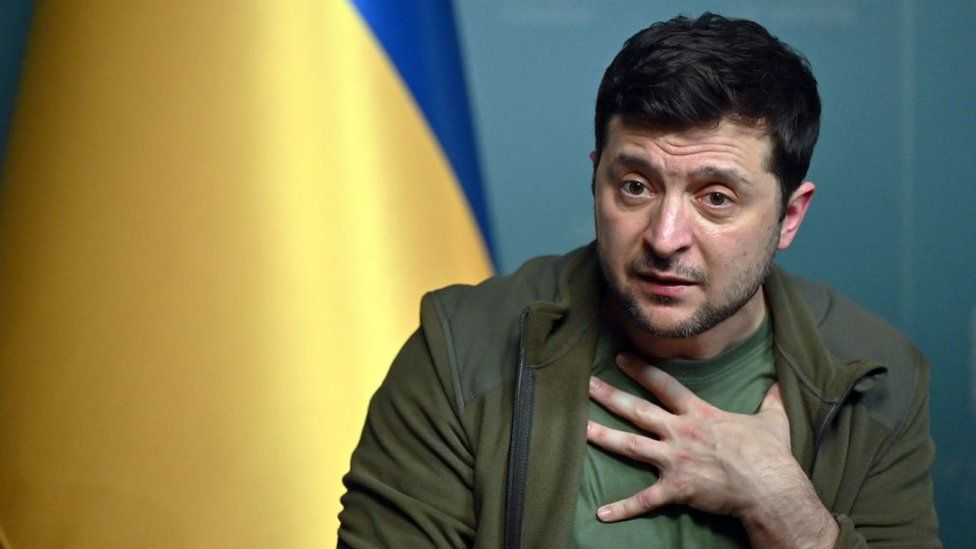
#> input picture lesson_9/data/zelensky.jpg, 976 x 549 px
$ jupyter execute IntegralImage.ipynb
#> lines starting #> are read from the running program, lines starting #| are printed output that depends on the picture; long printed decimals are rounded
### Integral Image

Integral image is an extremely useful concept when we are facing the problem of summing up (rectangular) image regions (in pixel or in feature domain). In this notebook, we are going to show how to copmpute the integral image. In addition, we are going to measure the time for building a matrix holding the regional sums and compare the classical approach with the integral image approach.

[cell 1]
import cv2
import numpy as np
from time import perf_counter
from matplotlib import pyplot as plt
plt.rcParams['figure.figsize'] = [15, 10]

Let's load an example image.

[cell 2]
img = cv2.imread('./data/zelensky.jpg')
#> img is the input picture: shape (549, 976, 3); mean B, G, R 83.5, 117.4, 121.9
img = cv2.cvtColor(img, cv2.COLOR_BGR2GRAY)
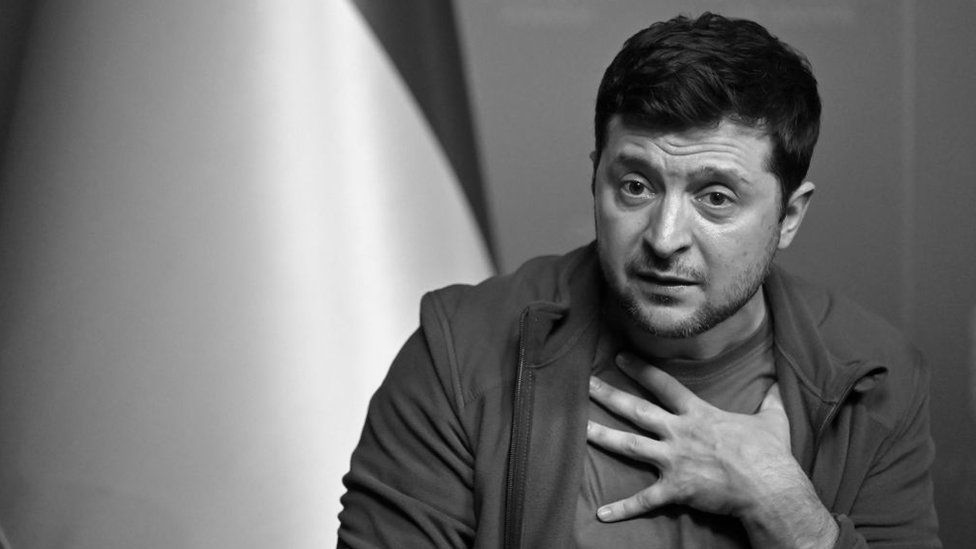
#> img: shape (549, 976); min 0, max 247, mean 114.9
plt.imshow(img, cmap='gray')
img = img/255

### Regional Sums

In face detection, computing the regional pixel sums (for evaluating the Haar basis functions) is a crucial step. For this example, we are now going to huild the sum matrix using a 15x15 sliding window. For the sake of simplicity, we won't bother with the border areas.

[cell 3]
rows, cols = img.shape
#> rows = 549; cols = 976
win = 15
sums = np.zeros((rows, cols))

# Start the computation
start = perf_counter()
# Sliding window
for r in range(win, rows-win-1):
    for c in range(win, cols-win-1):
        # Sum of pixel under the curren window
        sums[r, c] = np.sum(img[r-win:r+win+1, c-win:c+win+1])
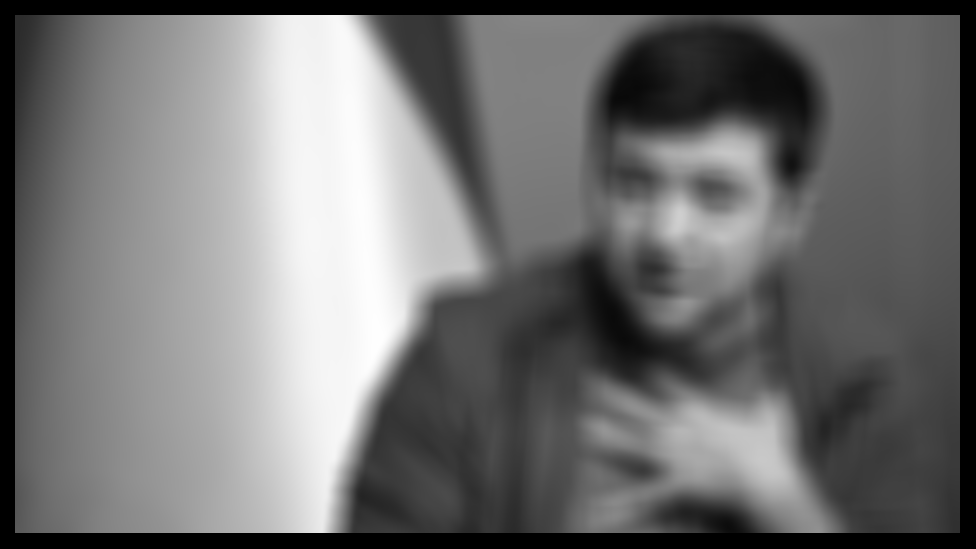
#> sums: shape (549, 976) float64; min 0, max 906.3, mean 402.6; drawn with min black and max white
# Elapsed time for building the matrix of regional sums
elapsed = perf_counter() - start
print('Elapsed time:', elapsed)

### Integral Image

As we see above, building the sum matrix using the sliding window approach is quite slow. In fact, it is prohibitevly slow for real-time applications. Fortunately, we can make use of the integral image. Let's first build the integral image and then use it to build the matrix of regional sums.

[cell 4]
sums_int_img = np.zeros((rows, cols))

start = perf_counter()
# Build integral image
int_img = img.cumsum(axis=0).cumsum(axis=1)
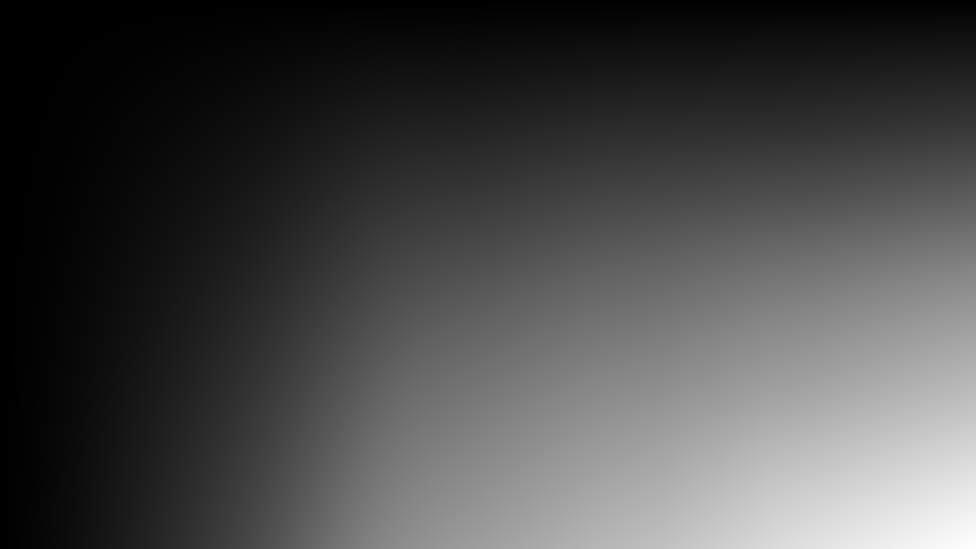
#> int_img: shape (549, 976) float64; min 0.18, max 241359.2, mean 68855.8; drawn with min black and max white
# Sliding window
for r in range(win, rows-win-1):
    for c in range(win, cols-win-1):
        # Summation of only 4 elements
        sums_int_img[r, c] = int_img[r+win, c+win] - \
                             int_img[r+win, c-win-1] - \
                             int_img[r-win-1, c+win] + \
                             int_img[r-win-1, c-win-1]

elapsed = perf_counter() - start
print('Elapsed time:', elapsed)

By using the integral image the computation time has decreased 4 times! Not bad, but can we do better? We know that python is not extremely efficient when it comes to loops. Therefore, can we get (somehow) rid of them?

The asnwer is that we can. We can obtain the same results but first adjusting the regional matrices (A. B, C, D) by rolling their axes. Afterwards, the calculation of the matrix of regional sums is just a summation of four matrices.

[cell 5]
start = perf_counter()
# Build integral image
int_img = img.cumsum(axis=0).cumsum(axis=1)
# Build matrices for A, B, C and D regions (by axis rolling)
# Note: positive shift parameter rolls to the left,
# therefore the signs are inverted when compared to the loop above
A = np.roll(np.roll(int_img, win+1, axis=0), win+1, axis=1)
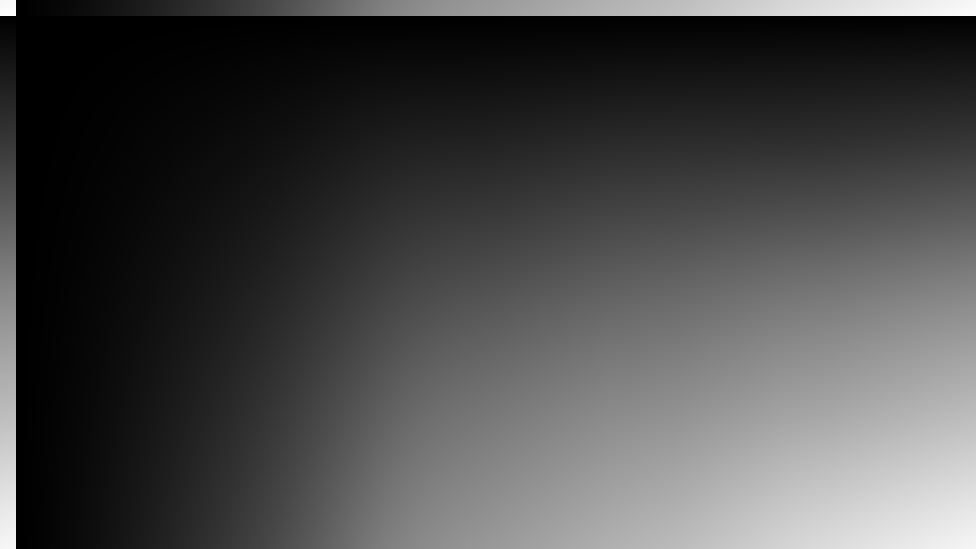
#> A: shape (549, 976) float64; min 0.18, max 241359.2, mean 68855.8; drawn with min black and max white
B = np.roll(np.roll(int_img, win+1, axis=0), -win, axis=1)
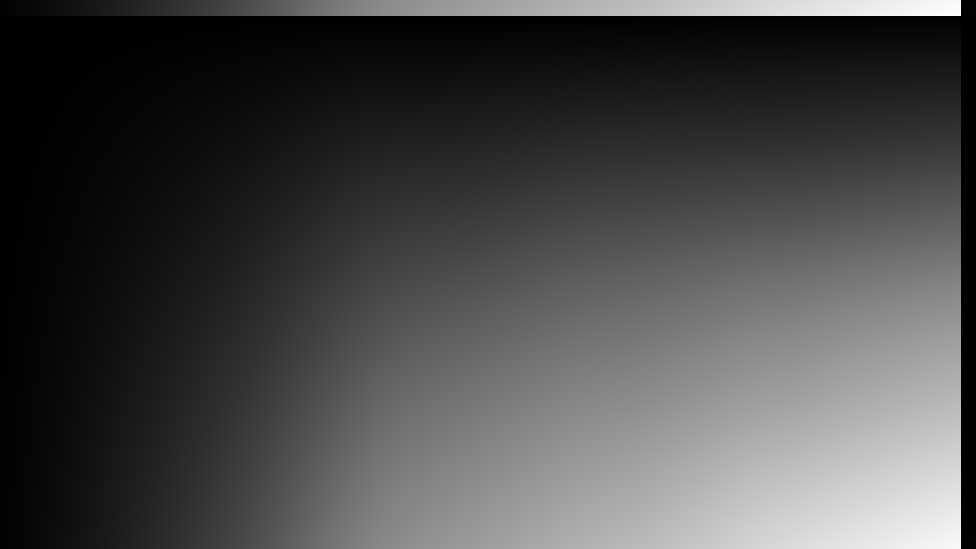
#> B: shape (549, 976) float64; min 0.18, max 241359.2, mean 68855.8; drawn with min black and max white
C = np.roll(np.roll(int_img, -win, axis=0), win+1, axis=1)
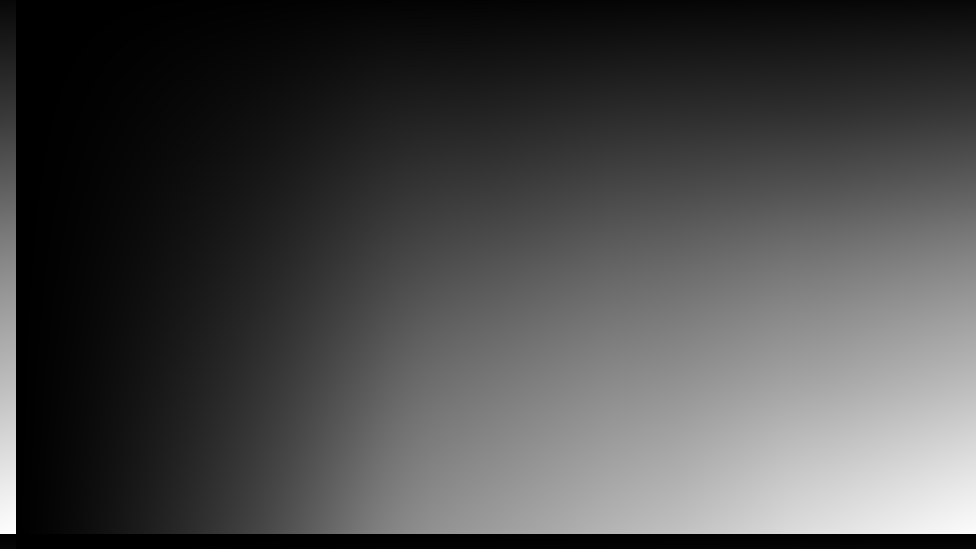
#> C: shape (549, 976) float64; min 0.18, max 241359.2, mean 68855.8; drawn with min black and max white
D = np.roll(np.roll(int_img, -win, axis=0), -win, axis=1)
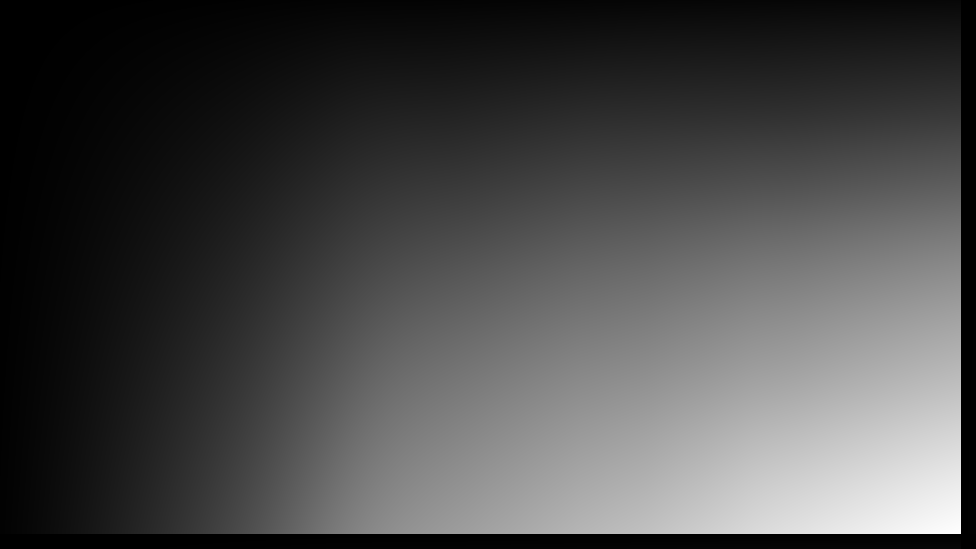
#> D: shape (549, 976) float64; min 0.18, max 241359.2, mean 68855.8; drawn with min black and max white

result = D - B - C + A
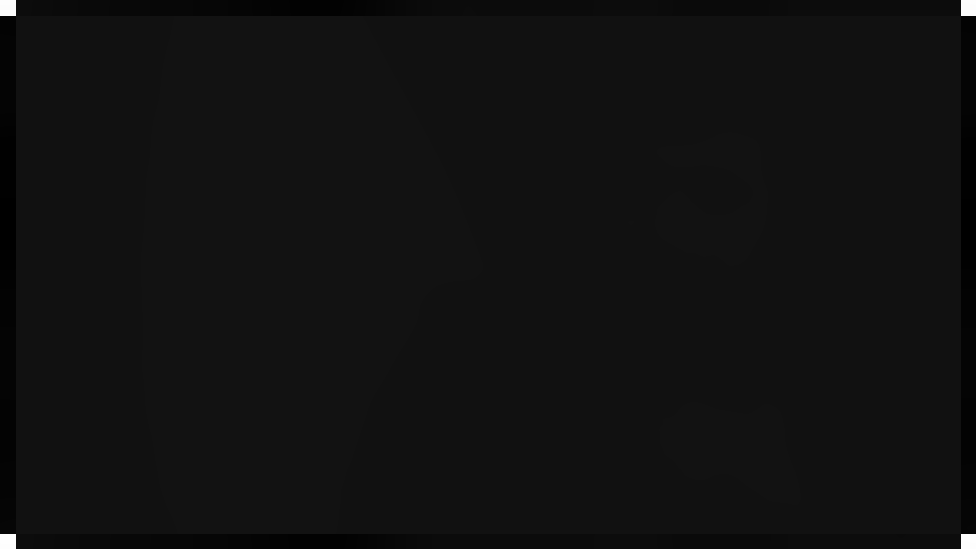
#> result: shape (549, 976) float64; min -16578.4, max 225919.3, mean 0; drawn with min black and max white
elapsed = perf_counter() - start
print('Elapsed time:', elapsed)

We have managed to reduce the time much further. The computation is now around 100 times faster!

[cell 6]
# Lets check the results
N = 400
print(sums[N, N])
#| 206.027
print(sums_int_img[N, N])
#| 206.027
print(result[N, N])
#| 206.027

[cell 7]
# Average diff between sliding window vs integral image
np.mean(np.abs(sums[win+1:-win-1, win+1:-win-1] - sums_int_img[win+1:-win-1, win+1:-win-1]))
#> Out = 2.04e-11

[cell 8]
# Average diff between integral image vs "clever" integral image
np.mean(np.abs(sums_int_img[win+1:-win-1, win+1:-win-1] - result[win+1:-win-1, win+1:-win-1]))
#> Out = 1.65e-14

$ run again, with lesson_9/data/eu_summit.jpg copied over lesson_9/data/zelensky.jpg
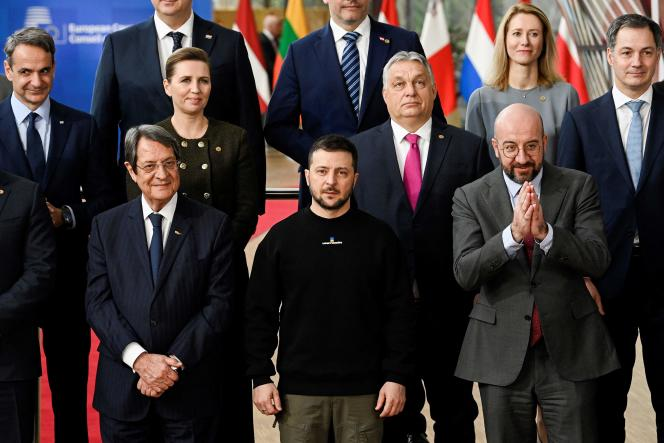
#> input picture lesson_9/data/eu_summit.jpg, 664 x 443 px
#> img is the input picture: shape (443, 664, 3); mean B, G, R 52.3, 51.2, 59.7
#> after the loop `for r in range(win, rows-win-1):`:
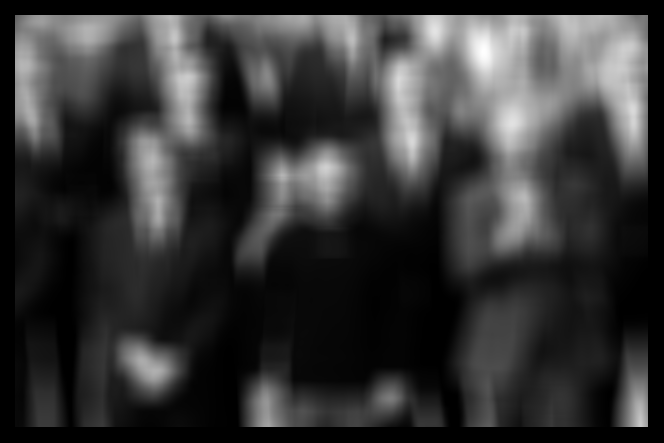
#> sums: shape (443, 664) float64; min 0, max 825.4, mean 175; drawn with min black and max white
#> `result = D - B - C + A`:
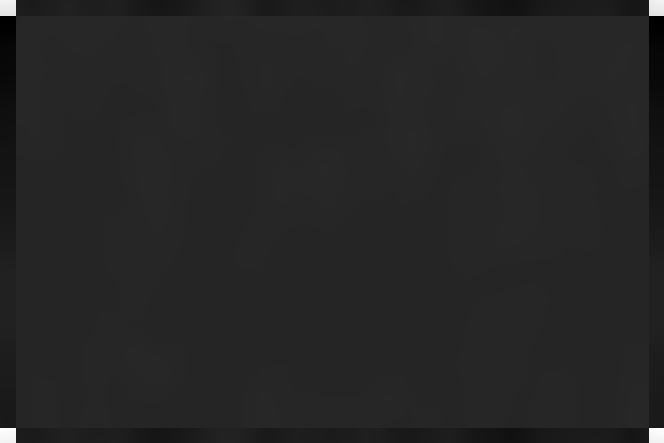
#> result: shape (443, 664) float64; min -9846, max 56962.6, mean 0; drawn with min black and max white
#| 287.278
#| 287.278
#| 287.278
#> `np.mean(np.abs(sums[win+1:-win-1, win+1:-win-1] - sums_int_img[win+1:-..`: Out = 5.46e-12
#> `np.mean(np.abs(sums_int_img[win+1:-win-1, win+1:-win-1] - result[win+1..`: Out = 1.38e-14

$ run again, with lesson_9/data/st1.png saved as lesson_9/data/zelensky.jpg
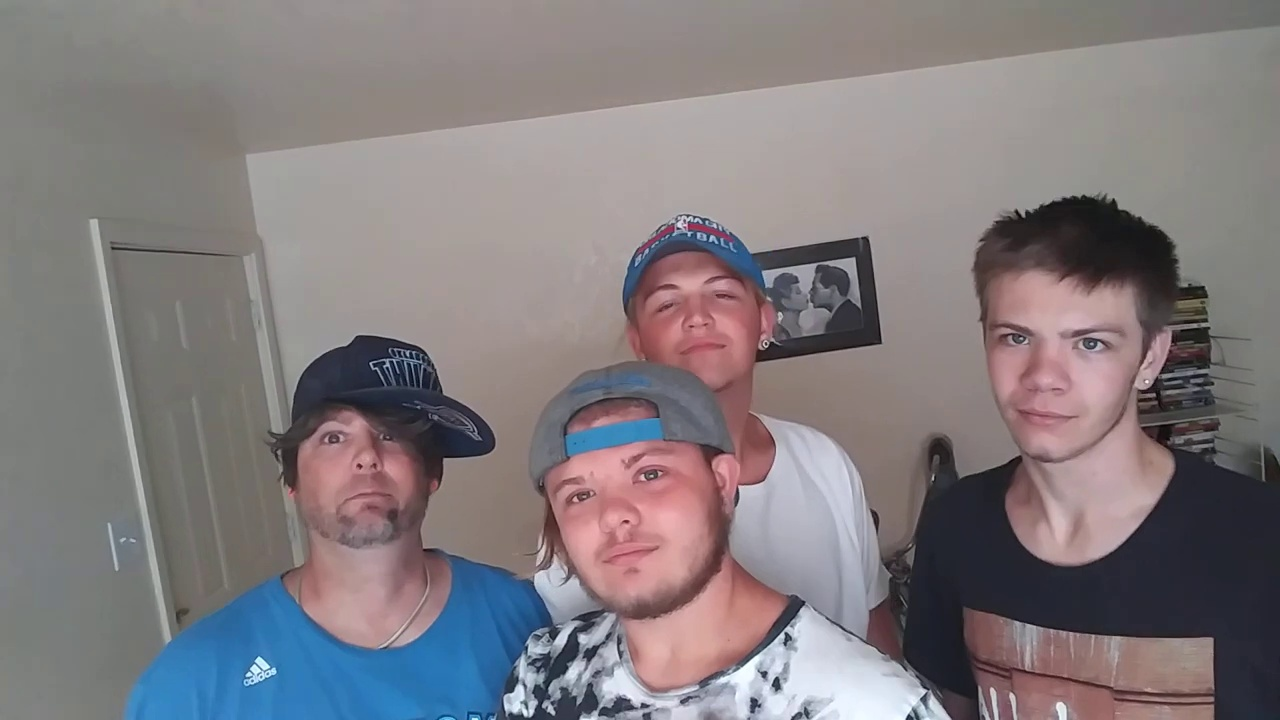
#> input picture lesson_9/data/st1.png, 1280 x 720 px
#> img is the input picture: shape (720, 1280, 3); mean B, G, R 126.2, 123.3, 129.8
#> after the loop `for r in range(win, rows-win-1):`:
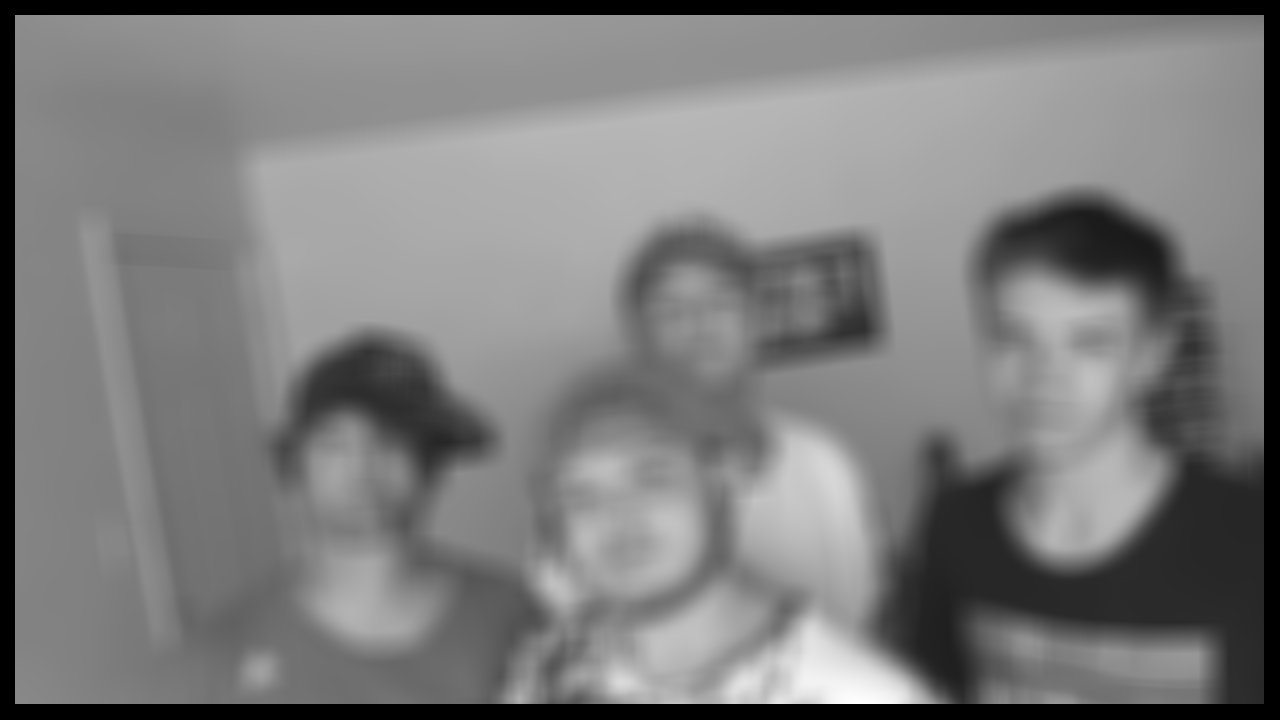
#> sums: shape (720, 1280) float64; min 0, max 907.6, mean 442.1; drawn with min black and max white
#> `D = np.roll(np.roll(int_img, -win, axis=0), -win, axis=1)`:
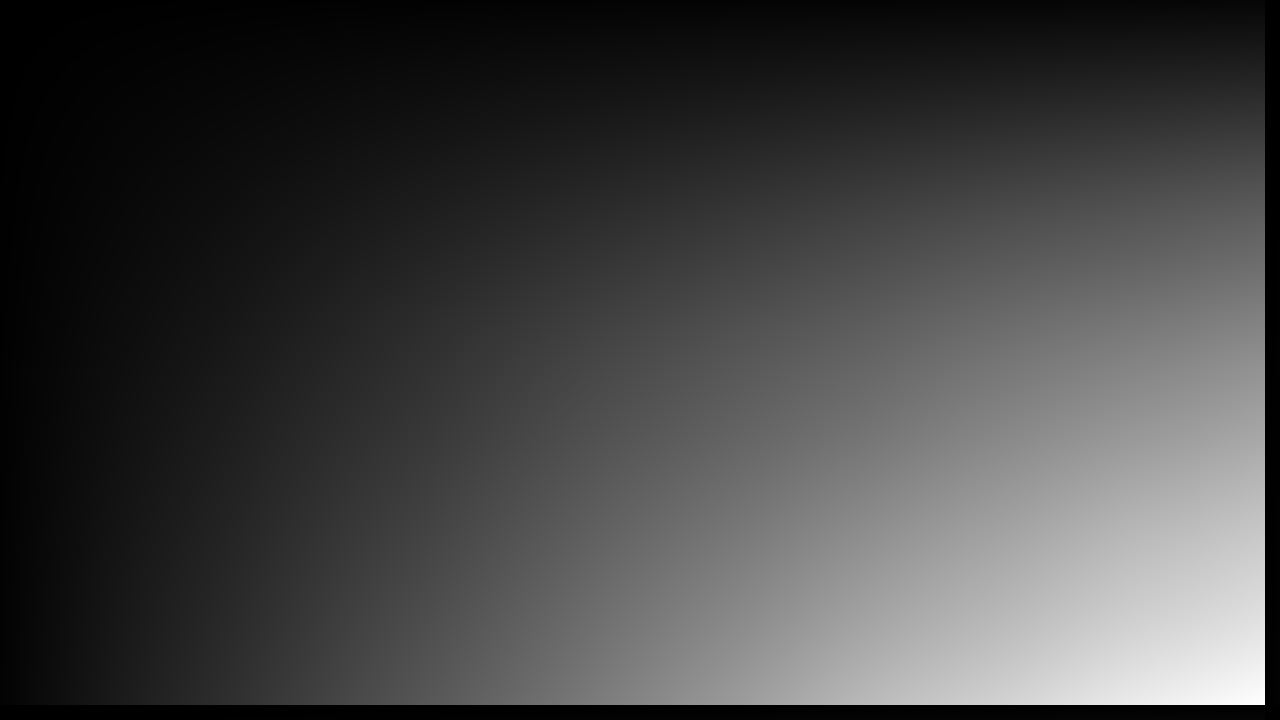
#> D: shape (720, 1280) float64; min 0.537, max 453821.3, mean 120801.9; drawn with min black and max white
#| 175.784
#| 175.784
#| 175.784
#> `np.mean(np.abs(sums[win+1:-win-1, win+1:-win-1] - sums_int_img[win+1:-..`: Out = 3.67e-11
#> `np.mean(np.abs(sums_int_img[win+1:-win-1, win+1:-win-1] - result[win+1..`: Out = 2.04e-14
